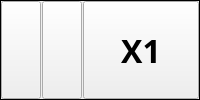
          <widget class="QFrame" name="horizontalFrameDirection">
           <property name="frameShape">
            <enum>QFrame::Panel</enum>
           </property>
           <property name="lineWidth">
            <number>1</number>
           </property>
           <layout class="QHBoxLayout" name="horizontalLayout" stretch="0,0,0">
            <property name="spacing">
             <number>1</number>
            </property>
            <property name="leftMargin">
             <number>0</number>
            </property>
            <property name="topMargin">
             <number>0</number>
            </property>
            <property name="rightMargin">
             <number>0</number>
            </property>
            <property name="bottomMargin">
             <number>0</number>
            </property>
            <item>
             <widget class="QPushButton" name="pushButton_Up">
              <property name="sizePolicy">
               <sizepolicy hsizetype="Minimum" vsizetype="Expanding">
                <horstretch>0</horstretch>
                <verstretch>0</verstretch>
               </sizepolicy>
              </property>
              <property name="text">
               <string/>
              </property>
              <property name="icon">
               <iconset resource="../Image.qrc">
                <normaloff>:/Medical/Picture/up arrow.png</normaloff>:/Medical/Picture/up arrow.png</iconset>
              </property>
              <property name="iconSize">
               <size>
                <width>80</width>
                <height>80</height>
               </size>
              </property>
              <property name="autoRepeat">
               <bool>true</bool>
              </property>
              <property name="autoRepeatInterval">
               <number>50</number>
              </property>
             </widget>
            </item>
            <item>
             <widget class="QPushButton" name="pushButton_Down">
              <property name="sizePolicy">
               <sizepolicy hsizetype="Minimum" vsizetype="Expanding">
                <horstretch>0</horstretch>
                <verstretch>0</verstretch>
               </sizepolicy>
              </property>
              <property name="text">
               <string/>
              </property>
              <property name="icon">
               <iconset resource="../Image.qrc">
                <normaloff>:/Medical/Picture/down arrow.png</normaloff>:/Medical/Picture/down arrow.png</iconset>
              </property>
              <property name="iconSize">
               <size>
                <width>80</width>
                <height>80</height>
               </size>
              </property>
              <property name="autoRepeat">
               <bool>true</bool>
              </property>
              <property name="autoRepeatInterval">
               <number>50</number>
              </property>
             </widget>
            </item>
            <item>
             <widget class="QPushButton" name="pushButton_PowerUpDown">
              <property name="sizePolicy">
               <sizepolicy hsizetype="Expanding" vsizetype="Expanding">
                <horstretch>0</horstretch>
                <verstretch>0</verstretch>
               </sizepolicy>
              </property>
              <property name="minimumSize">
               <size>
                <width>0</width>
                <height>0</height>
               </size>
              </property>
              <property name="font">
               <font>
                <family>微軟正黑體</family>
                <pointsize>24</pointsize>
                <bold>true</bold>
               </font>
              </property>
              <property name="text">
               <string>X1</string>
              </property>
              <property name="iconSize">
               <size>
                <width>80</width>
                <height>80</height>
               </size>
              </property>
             </widget>
            </item>
           </layout>
          </widget>
